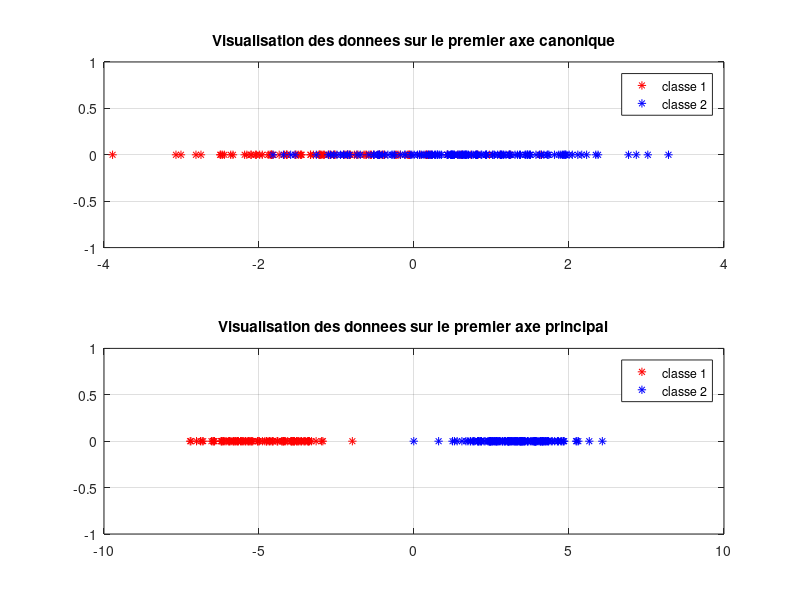
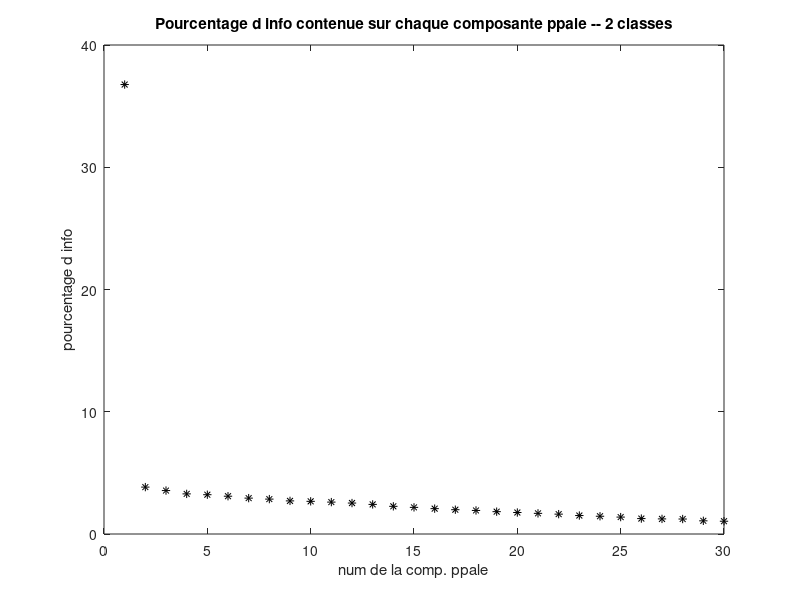
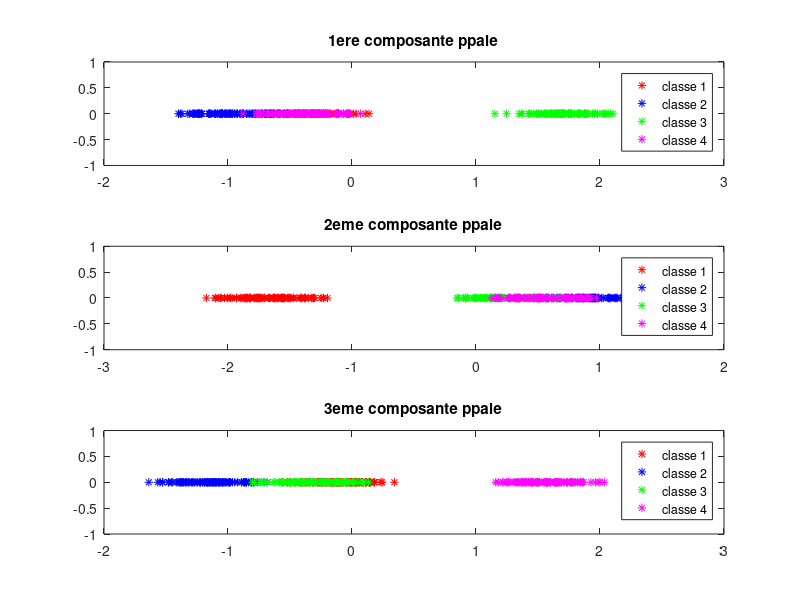
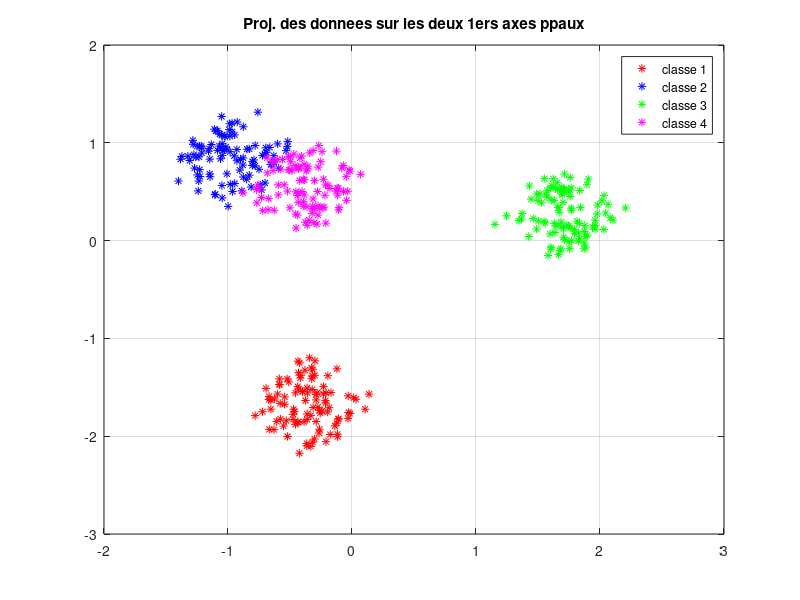

These charts were generated, in order, by the following MATLAB code:
clear variables;close all;clc;

%% Utilisation de l'ACP pour detecter deux classes

% Creation d'un echantillon contenant deux classes que nous allons
% retrouver via l'ACP
nb_indiv1 = 100;nb_indiv2 = 150;nb_indiv = nb_indiv1+nb_indiv2; 
nb_param = 30;
% Creation de la premiere classe autour de l'element moyen -.5*(1 .... 1)
X1 = randn(nb_indiv1,nb_param);X1 = X1 - 0.5*ones(nb_indiv1,1)*ones(1,nb_param);  
% Creation de la premiere classe autour de l'element moyen + (1 .... 1)
X2 = randn(nb_indiv2,nb_param);X2 = X2 + 1*ones(nb_indiv2,1)*ones(1,nb_param); 
% Creation du tableau des donnees (concatenation des deux classes) 
X = [X1;X2]; 

%%%%%%%%%%%%%%%%%%%%%%%%%%%%%%%%%%%%%%%%%%%%%%%%%%%%%%%%%%%%%%%%%%%%%%%%%%%
% CALCULER LA MATRICE DE VARIANCE/COVARIANCE DU TABLEAU DES DONNEES X, ET
% LES AXES PRINCIPAUX. REORDONNER CES AXES PAR ORDRE DECROISSANT DU
% CONTRASTE QU'ILS FOURNISSENT.
% CALCULER LA MATRICE C DE L'ECHANTILLON DANS CE NOUVEAU REPERE.
%%%%%%%%%%%%%%%%%%%%%%%%%%%%%%%%%%%%%%%%%%%%%%%%%%%%%%%%%%%%%%%%%%%%%%%%%%%
n=size(X,1);
X_barre=X'*ones(n,1)/n;
X_c=X-ones(n,1)*X_barre';
Sigma=(X_c')*X_c/n;

[W,D] = eig(Sigma);
[~, indices] = sort(diag(D), 'descend');
W = W(:, indices);
C = X_c*W;
Sigma_CP=(C')*C/n;

%%%%%%%%%%%%%%%%%%%%%%%%%%%%%%%%%%%%%%%%%%%%%%%%%%%%%%%%%%%%%%%%%%%%%%%%%%%
% AFFICHER LA PROJECTION DES INDIVIDUS DE XC SUR LE PREMIER AXE DU REPERE 
% CANONIQUE. LES INDIVIDUS DES DEUX CLASSES DOIVENT ETRE REPRESENTES PAR 
% DEUX COULEURS DIFFERENTES.
% AFFICHER LA PROJECTION DE CES MEMES INDIVIDUS SUR LE PREMIER AXE 
% PRINCIPAL (AVEC A NOUVEAU UNE COULEUR PAR CLASSE).
% COMMENTER.
%%%%%%%%%%%%%%%%%%%%%%%%%%%%%%%%%%%%%%%%%%%%%%%%%%%%%%%%%%%%%%%%%%%%%%%%%%%
figure(1), clf,
subplot(2,1,1)
p1 = plot(X_c(1:100,1), zeros(nb_indiv1,1), 'r*');
hold on
p2 = plot(X_c(101:250,1), zeros(nb_indiv2,1), 'b*'); grid on;
% Affichage des donnees sur la premiere composante canonique :
% les individus de la premiere classe sont en rouge (p. ex), ceux de la 
% seconde classe sont en bleu
title('Visualisation des donnees sur le premier axe canonique')
legend([p1;p2],'classe 1', 'classe 2');

% Affichage des donnees sur la premiere composante principale : (m�me
% code couleur)

subplot(2,1,2)
plot(C(1:100,1), zeros(nb_indiv1,1), 'r*');
hold on
plot(C(101:250,1), zeros(nb_indiv2,1), 'b*'); grid on;
title('Visualisation des donnees sur le premier axe principal');
legend([p1;p2],'classe 1', 'classe 2');

%%%%%%%%%%%%%%%%%%%%%%%%%%%%%%%%%%%%%%%%%%%%%%%%%%%%%%%%%%%%%%%%%%%%%%%%%%%
% AFFICHER UNE FIGURE MONTRANT LE POURCENTAGE D'INFORMATION APPORTEE PAR
% CHAQUE COMPOSANTE PRINCIPALE. 
% EN ABSCISSE DOIT SE TROUVER LE NUMERO DE LA COMPOSANTE OBSERVEE, EN 
% ORDONNEE ON MONTRERA LE POURCENTAGE D'INFO QUE CONTIENT CETTE COMPOSANTE.
% NB : ETANT DONNEE QU'ON A REORDONNE LES AXES PRINCIPAUX DANS L'ORDRE
% DECROISSANT DE L'INFORMATION APPORTEE, LA COURBE DOIT ETRE DECROISSANTE
%%%%%%%%%%%%%%%%%%%%%%%%%%%%%%%%%%%%%%%%%%%%%%%%%%%%%%%%%%%%%%%%%%%%%%%%%%%
figure(2), clf
plot(100*diag(Sigma_CP)/sum(diag(Sigma_CP)), 'k*')
title('Pourcentage d info contenue sur chaque composante ppale -- 2 classes')
xlabel('num de la comp. ppale');ylabel('pourcentage d info');

%% Utilisation de l'ACP pour detecter plusieurs classes

% Dans le fichier 'jeu_de_donnees.mat' se trouvent 4 tableaux des donnees 
% d'individus vivant dans le meme espace. Chacun de ces tableaux 
% represente une classe. On concatene ces tableaux en un unique tableau X, 
% et on va chercher combien de composantes principales il faut prendre en 
% compte afin de detecter toutes les classes
load('quatre_classes.mat')

%%%%%%%%%%%%%%%%%%%%%%%%%%%%%%%%%%%%%%%%%%%%%%%%%%%%%%%%%%%%%%%%%%%%%%%%%%%
% CALCULER LA MATRICE DE VARIANCE/COVARIANCE DU TABLEAU DES DONNEES X ET
% LES AXES PRINCIPAUX. REORDONNER CES AXES PAR ORDRE DECROISSANT DU
% CONTRASTE QU'ILS FOURNISSENT.
% CALCULER LA MATRICE C DE L'ECHANTILLON DANS CE NOUVEAU REPERE.
%%%%%%%%%%%%%%%%%%%%%%%%%%%%%%%%%%%%%%%%%%%%%%%%%%%%%%%%%%%%%%%%%%%%%%%%%%%

% MATRICE DE COVARIANCE
n1 = size(X1,1);n2 = size(X2,1);n3 = size(X3,1);n4 = size(X4,1);
n = n1+n2+n3+n4;
X = [X1;X2;X3;X4];
nb_param = size(X,2);

X_barre=X'*ones(n,1)/n;
X_c=X-ones(n,1)*X_barre';
Sigma=(X_c')*X_c/n;

[W,D] = eig(Sigma);
[D_trier, indices] = sort(diag(D), 'descend');
W = W(:, indices);
C = X_c*W;

%%%%%%%%%%%%%%%%%%%%%%%%%%%%%%%%%%%%%%%%%%%%%%%%%%%%%%%%%%%%%%%%%%%%%%%%%%%
% AFFICHER LA PROJECTION DE XC SUR :
% - LE PREMIER AXE PRINCIPAL
% - LE DEUXIEME AXE PRINCIPAL
% - LE TROISIEME AXE PRINCIPAL
% EN UTILISANT UNE COULEUR PAR CLASSE.
%
% QUESTION 5 RAPPORT :
% COMBIEN DE CLASSES EST-ON CAPABLE DE DETECTER AVEC LA PREMIERE 
% COMPOSANTE, LA DEUXIEME, LA TROISIEME, PUIS LES TROIS ENSEMBLES ?
% NB : VOTRE FIGURE DOIT CORRESPONDRE A LA FIGURE 2(b) DE L'ENONCE.
%
%%%%%%%%%%%%%%%%%%%%%%%%%%%%%%%%%%%%%%%%%%%%%%%%%%%%%%%%%%%%%%%%%%%%%%%%%%%

figure(3),clf
subplot(3,1,1)
p1 = plot(C(1:n1,1), zeros(n1, 1), 'r*');
hold on
p2 = plot(C((n1+1):(n1+n2),1), zeros(n2, 1), 'b*');
hold on
p3 = plot(C((n1+n2+1):(n1+n2+n3),1), zeros(n3, 1), 'g*');
hold on
p4 = plot(C((n1+n2+n3+1):(n1+n2+n3+n4),1), zeros(n4, 1), 'm*');
title('1ere composante ppale')
legend([p1;p2;p3;p4],'classe 1', 'classe 2', 'classe 3', 'classe 4');

subplot(3,1,2)
p1 = plot(C(1:n1,2), zeros(n1, 1), 'r*');
hold on
p2 = plot(C((n1+1):(n1+n2),2), zeros(n2, 1), 'b*');
hold on
p3 = plot(C((n1+n2+1):(n1+n2+n3),2), zeros(n3, 1), 'g*');
hold on
p4 = plot(C((n1+n2+n3+1):(n1+n2+n3+n4),2), zeros(n4, 1), 'm*');
title('2eme composante ppale')
legend([p1;p2;p3;p4],'classe 1', 'classe 2', 'classe 3', 'classe 4');

subplot(3,1,3)
p1 = plot(C(1:n1,3), zeros(n1, 1), 'r*');
hold on
p2 = plot(C((n1+1):(n1+n2),3), zeros(n2, 1), 'b*');
hold on
p3 = plot(C((n1+n2+1):(n1+n2+n3),3), zeros(n3, 1), 'g*');
hold on
p4 = plot(C((n1+n2+n3+1):(n1+n2+n3+n4),3), zeros(n4, 1), 'm*');
title('3eme composante ppale')
legend([p1;p2;p3;p4],'classe 1', 'classe 2', 'classe 3', 'classe 4');

%%%%%%%%%%%%%%%%%%%%%%%%%%%%%%%%%%%%%%%%%%%%%%%%%%%%%%%%%%%%%%%%%%%%%%%%%%%
% AFFICHER LES DEUX PREMIERES COMPOSANTES PRINCIPALES DE X DANS LE PLAN, 
% PUIS AFFICHER LES TROIS PREMIERES COMPOSANTES PRINCIPALES DE X DANS 
% L'ESPACE. UTILISER UNE COULEUR PAR CLASSE. 
%
% QUESTION 5 RAPPORT :
% COMBIEN DE CLASSES PEUT-ON DETECTER DANS LE PLAN ? DANS L'ESPACE ?
% NB : VOS FIGURES DOIVENT CORRESPONDRE AUX FIGURES 2(c) ET (d) DE L'ENONCE
%
%%%%%%%%%%%%%%%%%%%%%%%%%%%%%%%%%%%%%%%%%%%%%%%%%%%%%%%%%%%%%%%%%%%%%%%%%%%
figure(4), clf,
p1 = plot(C(1:n1,1), C(1:n1,2), 'r*');
hold on
p2 = plot(C((n1+1):(n1+n2),1), C((n1+1):(n1+n2),2), 'b*');
hold on
p3 = plot(C((n1+n2+1):(n1+n2+n3),1), C((n1+n2+1):(n1+n2+n3),2), 'g*');
hold on
p4 = plot(C((n1+n2+n3+1):(n1+n2+n3+n4),1), C((n1+n2+n3+1):(n1+n2+n3+n4),2), 'm*');
grid on;
title('Proj. des donnees sur les deux 1ers axes ppaux')
legend([p1;p2;p3;p4],'classe 1', 'classe 2', 'classe 3', 'classe 4');

figure(5),clf, 
p1 = plot3(C(1:n1,1), C(1:n1,2), C(1:n1,3), 'r*');
hold on
p2 = plot3(C((n1+1):(n1+n2),1), C((n1+1):(n1+n2),2), C((n1+1):(n1+n2),3), 'b*');
hold on
p3 = plot3(C((n1+n2+1):(n1+n2+n3),1), C((n1+n2+1):(n1+n2+n3),2), C((n1+n2+1):(n1+n2+n3),3), 'g*');
hold on
p4 = plot3(C((n1+n2+n3+1):(n1+n2+n3+n4),1), C((n1+n2+n3+1):(n1+n2+n3+n4),2), C((n1+n2+n3+1):(n1+n2+n3+n4),3), 'm*');
grid on;
title('Proj. des donnees sur 3 1ers axes ppaux')
legend([p1;p2;p3;p4],'classe 1', 'classe 2', 'classe 3', 'classe 4');

disp(' ** A COMPLETER ** CONSIGNES EN COMMENTAIRE ** ')
%%%%%%%%%%%%%%%%%%%%%%%%%%%%%%%%%%%%%%%%%%%%%%%%%%%%%%%%%%%%%%%%%%%%%%%%%%%
% AFFICHER UNE FIGURE MONTRANT LE POURCENTAGE D'INFORMATION APPORTEE PAR
% CHAQUE COMPOSANTE PRINCIPALE. 
% EN ABSCISSE DOIT SE TROUVER LE NUMERO DE LA COMPOSANTE OBSERVEE, EN 
% ORDONNEE ON MONTRERA LE POURCENTAGE D'INFO QUE CONTIENT CETTE COMPOSANTE.
% NB : ETANT DONNEE QU'ON A REORDONNE LES AXES PRINCIPAUX DANS L'ORDRE
% DECROISSANT DE L'INFORMATION APPORTEE, LA COURBE DOIT ETRE DECROISSANTE
%%%%%%%%%%%%%%%%%%%%%%%%%%%%%%%%%%%%%%%%%%%%%%%%%%%%%%%%%%%%%%%%%%%%%%%%%%%

Sigma_CP=(C')*C/n;

figure(6),clf
plot(100*diag(Sigma_CP)/sum(diag(Sigma_CP)), 'k*')
title('Pourcentage d info contenue sur chaque composante ppale -- 4 classes')
xlabel('num de la comp. ppale');ylabel('pourcentage d info');

%%%%%%%%%%%%%%%%%%%%%%%%%%%%%%%%%%%%%%%%%%%%%%%%%%%%%%%%%%%%%%%%%%%%%%%%%%%
% COMPARER CETTE FIGURE AVEC LA MEME FIGURE OBTENUE POUR LA CLASSIFICATION
% EN DEUX GROUPES.
%
% QUESTION 5 RAPPORT :
% COMMENTER.
%%%%%%%%%%%%%%%%%%%%%%%%%%%%%%%%%%%%%%%%%%%%%%%%%%%%%%%%%%%%%%%%%%%%%%%%%%%

